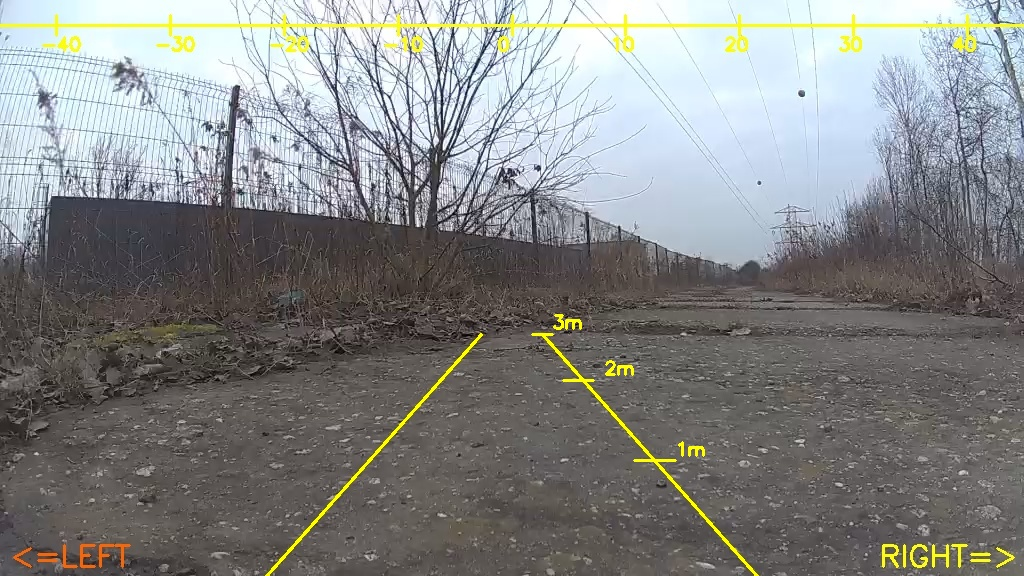
#> input picture augmented_test_front.jpg, 1024 x 576 px
$ python -i obstacle.py   (imports and definitions only)
#> lines starting #> are read from the running program, lines starting #| are printed output that depends on the picture; after the words box and inside, x2 and y2 are one past the last pixel; in counts of white or black regions, pixels touching at a corner belong together
import cv2
import numpy as np
import logging
import threading
from collections import deque
from typing import List, Tuple, Optional, Dict, Set

logger = logging.getLogger(__name__)

class ObstacleDetector:
    """
    Vision-based obstacle detection and navigation assistance system.

    Features:
    - Vertical edge detection for obstacle identification.
    - Dynamic safety thresholds for different movement modes.
    - "Precision Mode" for aligning with narrow gaps/doors.
    - Continuous safety history to prevent flickering/hysteresis.
    """

    def __init__(self, width: int = 640, height: int = 480):
        self.width = width
        self.height = height

        # Detection Thresholds
        # Y-coordinate thresholds (0=top, 480=bottom)
        self.obstacle_threshold_y = 420  # Stop when obstacle is very close
        self.center_x_threshold = 310
        self.min_edge_pixels = 200      # Minimum edge pixels to consider valid visual input

        # Hysteresis / Safety History
        self.history_len = 12  # Approx 0.5-1.0s buffer
        self.block_history = deque(maxlen=self.history_len)
        self.lock = threading.Lock()

        # Public State
        self.latest_blockage = {
            'forward': False,
            'left': False,
            'right': False
        }

        # EMA Smoothing for Precision Mode
        self.last_gap_center = None
        self.last_gap_update_time = 0.0
        self.gap_lock_duration = 5.0  # seconds

    def process(self, frame: np.ndarray, precision_mode: bool = False, approach_mode: bool = False) -> Tuple[List[str], Optional[np.ndarray], Dict]:
        """
        Process a video frame to detect obstacles and determine safe navigation actions.

        Args:
            frame (np.ndarray): Input video frame (BGR).
            precision_mode (bool): Whether precision alignment logic is active.
            approach_mode (bool): Whether safety thresholds are relaxed for approach.

        Returns:
            tuple: (
                safe_actions (list): List of allowed actions ['FORWARD', 'LEFT', 'RIGHT', 'BACKWARD'],
                overlay (np.ndarray): Visualization frame,
                metrics (dict): Internal detection metrics
            )
        """
        if frame is None:
            return ["STOP"], None, {}

        # 1. Image Preprocessing & Edge Detection
        edges, total_edge_pixels = self._detect_edges(frame)
        h, w = edges.shape

        # 2. Column Scanning
        edge_points = self._scan_columns(edges, w, h)

        # Visualization Setup
        overlay = frame.copy()
        shapes = frame.copy()
        self._draw_scan_points(overlay, edge_points)

        # 3. Analyze Obstacle Distances
        # Divide view into chunks: Left, Center, Right
        # Center is narrower to focus on immediate path.
        center_width = len(edge_points) // 5
        side_width = (len(edge_points) - center_width) // 2

        c_left = self._get_chunk_average(edge_points[:side_width])
        c_fwd = self._get_chunk_average(edge_points[side_width : side_width + center_width])
        c_right = self._get_chunk_average(edge_points[side_width + center_width:])

        # 4. Check Safety Constraints
        is_blind = total_edge_pixels < self.min_edge_pixels
        instant_blocked, rotation_hint = self._determine_blocked_directions(
            c_left, c_fwd, c_right, is_blind, precision_mode, approach_mode
        )

        # Update Safety History & Public State
        safe_actions = self._update_safety_state(instant_blocked, is_blind, shapes, overlay, w, h)

        # 5. Compute Precision Guidance (if enabled)
        guidance = ""
        if precision_mode:
            guidance = self._compute_precision_guidance(edge_points, c_fwd, w, h, overlay, shapes, precision_mode)

        # Blend Visualization
        alpha = 0.4
        cv2.addWeighted(shapes, alpha, overlay, 1 - alpha, 0, overlay)
        if guidance:
            cv2.putText(overlay, guidance, (10, 90), cv2.FONT_HERSHEY_SIMPLEX, 0.6, (255, 255, 0), 2)

        # Draw Mode Status
        mode_text = "MODE: STANDARD"
        mode_color = (0, 255, 0) # Green

        if approach_mode:
            mode_text = "MODE: APPROACH (SAFETY OFF)"
            mode_color = (0, 0, 255) # Red
        elif precision_mode:
            mode_text = "MODE: PRECISION"
            mode_color = (255, 255, 0) # Cyan

        cv2.putText(overlay, mode_text, (10, 120), cv2.FONT_HERSHEY_SIMPLEX, 0.7, mode_color, 2)

        return safe_actions, overlay, {
            'c_left': c_left,
            'c_fwd': c_fwd,
            'c_right': c_right,
            'edges': total_edge_pixels,
            'guidance': guidance,
            'rotation_hint': rotation_hint
        }

    def _detect_edges(self, frame):
        """Apply filters and Canny edge detection."""
        filtered = cv2.bilateralFilter(frame, 9, 75, 75)
        edges = cv2.Canny(filtered, 50, 150)
        total_pixels = np.count_nonzero(edges)
        return edges, total_pixels

    def _scan_columns(self, edges, w, h, step=5):
        """Scan columns to find the lowest (closest) edge pixel."""
        edge_points = []
        for x in range(0, w, step):
            detected_y = 0
            # Scan bottom-up
            for y in range(h - 1, -1, -1):
                if edges[y, x] == 255:
                    detected_y = y
                    break
            edge_points.append((x, detected_y))
        return edge_points

    def _draw_scan_points(self, overlay, edge_points):
        """Draw detected obstacles on the overlay."""
        for x, y in edge_points:
            if y > 0:
                cv2.circle(overlay, (x, y), 2, (0, 0, 255), -1)

    def _get_chunk_average(self, chunk, top_n=10):
        """
        Calculate average Y-position of the closest points in a chunk.
        Robust against single-pixel noise.
        """
        if not chunk:
            return 0
        ys = sorted([p[1] for p in chunk], reverse=True)  # Descending (Closest first)
        top_values = ys[:top_n]
        if not top_values:
            return 0
        return sum(top_values) / len(top_values)

    def _determine_blocked_directions(self, c_left, c_fwd, c_right, is_blind, precision_mode, approach_mode):
        """Determine which directions are unsafe based on thresholds."""
        blocked = set()
        rotation_hint = None

        threshold = self.obstacle_threshold_y
        if precision_mode:
             threshold += 30

        # In Approach Mode, we allow obstacles to come VERY close (bottom of screen)
        if approach_mode:
             threshold = 470 # Almost 480 (bottom)

        side_threshold = threshold + 50

        if is_blind:
            blocked.add("FORWARD")
        else:
            if precision_mode:
                 if c_fwd > 460:
                     blocked.add("FORWARD")
                     # Provide rotation hint based on clearance
                     if c_left < c_right:
                         rotation_hint = "ROTATE LEFT to align"
                     elif c_right < c_left:
                         rotation_hint = "ROTATE RIGHT to align"

            elif approach_mode:
                # APPROACH MODE: DISABLE FORWARD SAFETY
                # We want to touch objects. Only check sides.
                pass

            else:
                 if c_fwd > threshold:
                     blocked.add("FORWARD")
                 if c_left > side_threshold:
                     blocked.add("LEFT")
                 if c_right > side_threshold:
                     blocked.add("RIGHT")

        return blocked, rotation_hint

    def _update_safety_state(self, instant_blocked, is_blind, shapes, overlay, w, h):
        """
        Update shared history buffer and determine final safe actions.
        Draws safety indicators on the overlay.
        """
        with self.lock:
            self.block_history.append(instant_blocked)

            # Combine history to filter noise
            persistent_blocked = set()
            for b_set in self.block_history:
                persistent_blocked.update(b_set)

            # Update public state
            self.latest_blockage = {
                'forward': "FORWARD" in persistent_blocked,
                'left': "LEFT" in persistent_blocked,
                'right': "RIGHT" in persistent_blocked
            }

        safe_actions = ["BACKWARD"] # Backward is mostly always safe (blind)

        # Visualize Blockages
        cx = w // 2
        cy = h // 2

        if is_blind:
            cv2.rectangle(shapes, (int(w*0.2), int(h*0.2)), (int(w*0.8), int(h*0.8)), (0, 0, 255), -1)
            cv2.putText(overlay, "BLOCKED (NO VISUALS)", (int(w*0.3), cy), cv2.FONT_HERSHEY_SIMPLEX, 0.7, (255, 255, 255), 2)
        else:
            if "FORWARD" in persistent_blocked:
                cv2.rectangle(shapes, (int(w*0.33), cy), (int(w*0.66), h), (0, 0, 255), -1)
            else:
                safe_actions.append("FORWARD")
                # Draw Safe Zone
                pts = np.array([[int(w*0.3), h], [int(w*0.7), h], [int(w*0.6), int(h*0.4)], [int(w*0.4), int(h*0.4)]], np.int32)
                cv2.fillPoly(shapes, [pts], (0, 255, 0))
                cv2.putText(overlay, "FWD OK", (int(w*0.45), int(h*0.8)), cv2.FONT_HERSHEY_SIMPLEX, 0.5, (0, 0, 0), 2)

            if "LEFT" in persistent_blocked:
                cv2.rectangle(shapes, (0, cy), (int(w*0.33), h), (0, 0, 255), -1)
            else:
                safe_actions.append("LEFT")

            if "RIGHT" in persistent_blocked:
                cv2.rectangle(shapes, (int(w*0.66), cy), (w, h), (0, 0, 255), -1)
            else:
                safe_actions.append("RIGHT")

        return safe_actions

    # [101 lines left out: function _compute_precision_guidance, not called in this run]

>>> import cv2
>>> picture = cv2.imread('../../../augmented_test_front.jpg')
#> picture is the input picture: shape (576, 1024, 3); mean B, G, R 132.7, 134, 132.4
>>> result = ObstacleDetector().process(picture)
#> in _detect_edges, `edges = cv2.Canny(filtered, 50, 150)`:
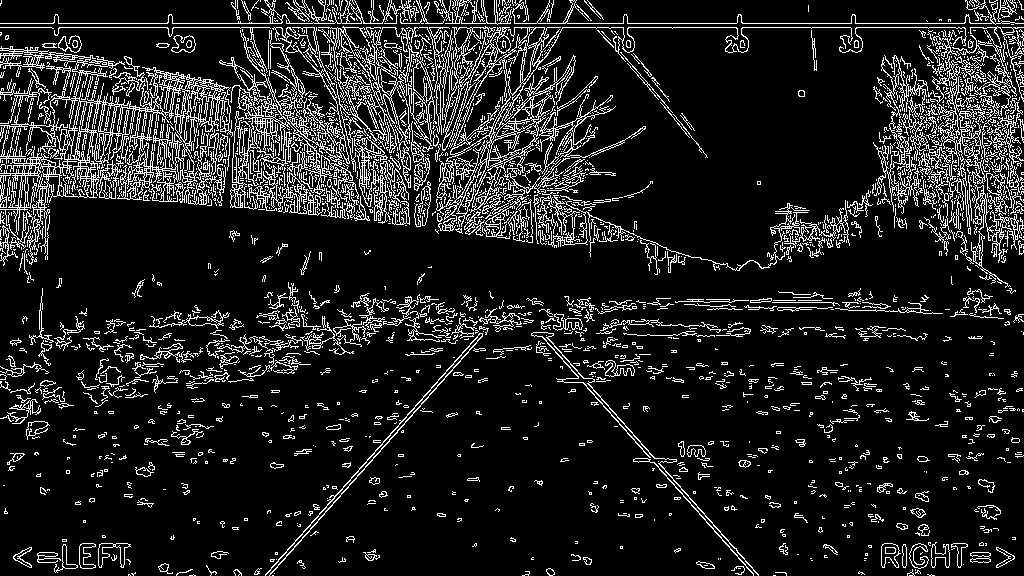
#> edges: shape (576, 1024); 12.4% white in thin lines or dots
#> in _detect_edges, `total_pixels = np.count_nonzero(edges)`: total_pixels = 73283
#> in process, `edge_points = self._scan_columns(edges, w, h)`: edge_points = 205 pairs, first value 0 to 1020, second value 352 to 575
#> the loop in _draw_scan_points, `for x, y in edge_points:` made 205 passes
#> (x, y) on passes 1 to 3: (0, 418), (5, 513), (10, 470)
#> after the loop in _draw_scan_points, `for x, y in edge_points:`:
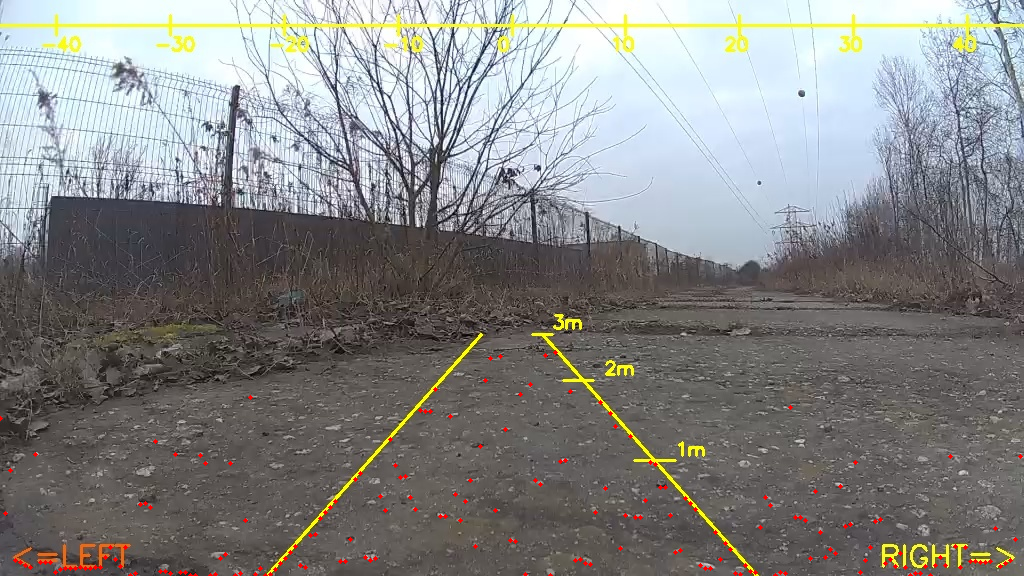
#> overlay: shape (576, 1024, 3); 0.44% of pixels changed, all inside (x1, y1, x2, y2) = (0, 350, 1023, 576)
#> in process, `center_width = len(edge_points) // 5`: center_width = 41
#> in process, `side_width = (len(edge_points) - center_width) // 2`: side_width = 82
#> in _get_chunk_average, `ys = sorted([p[1] for p in chunk], reverse=True)`: ys = 82 values, max 575 at index 0, min 397 at index 81, mean 536.5
#> in _get_chunk_average, `top_values = ys[:top_n]`: top_values = [575, 575, 575, 575, 575, 575, 574, 574, 574, 573]
#> in process, `c_left = self._get_chunk_average(edge_points[:side_width])`: c_left = 574.5
#> in process, `c_fwd = self._get_chunk_average(edge_points[side_width : side_width + ..`: c_fwd = 554.2
#> in process, `c_right = self._get_chunk_average(edge_points[side_width + center_widt..`: c_right = 573.5
#> in process, `is_blind = total_edge_pixels < self.min_edge_pixels`: is_blind = False
#> in process, `instant_blocked, rotation_hint = self._determine_blocked_directions( c..`: instant_blocked = 3 items
#> in _update_safety_state, `cv2.rectangle(shapes, (int(w*0.66), cy), (w, h), (0, 0, 255), -1)`:
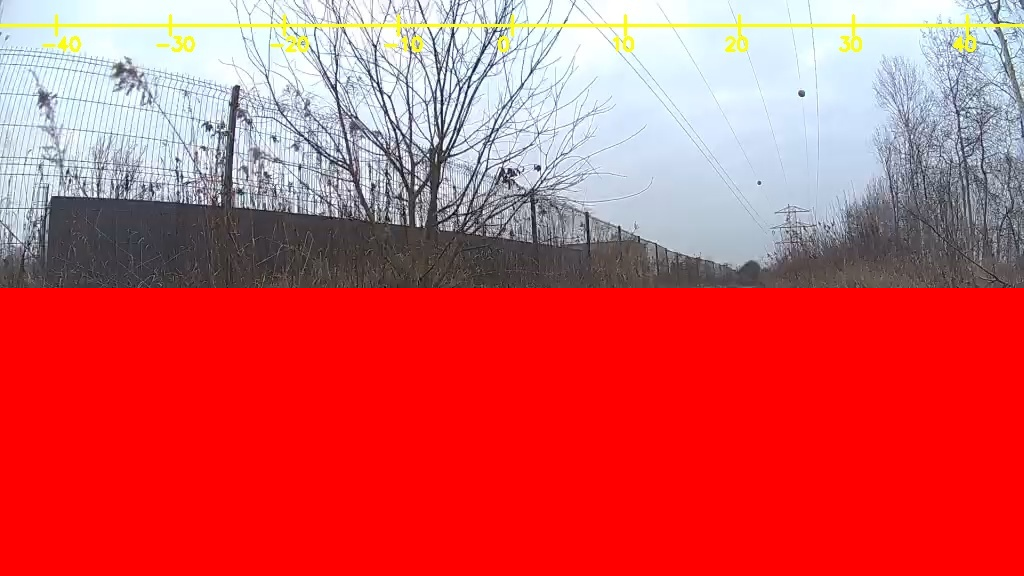
#> shapes: shape (576, 1024, 3); mean B, G, R 90.5, 88.3, 211.6
#> in process, `safe_actions = self._update_safety_state(instant_blocked, is_blind, sh..`: safe_actions = ['BACKWARD']
#> in process, `cv2.addWeighted(shapes, alpha, overlay, 1 - alpha, 0, overlay)`:
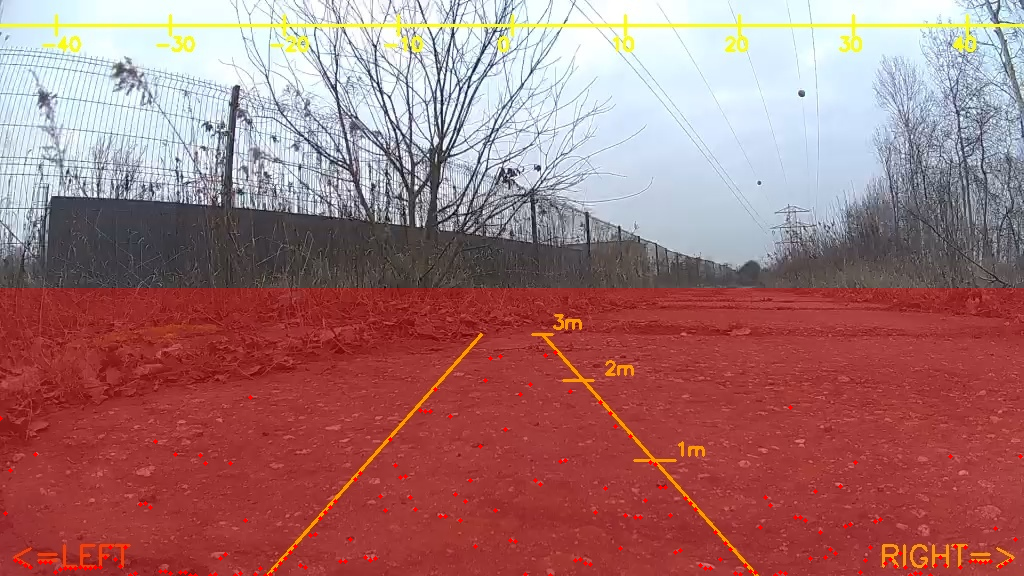
#> overlay: shape (576, 1024, 3); mean B, G, R 115.6, 115.4, 164.4
#> in process, `cv2.putText(overlay, mode_text, (10, 120), cv2.FONT_HERSHEY_SIMPLEX, 0..`:
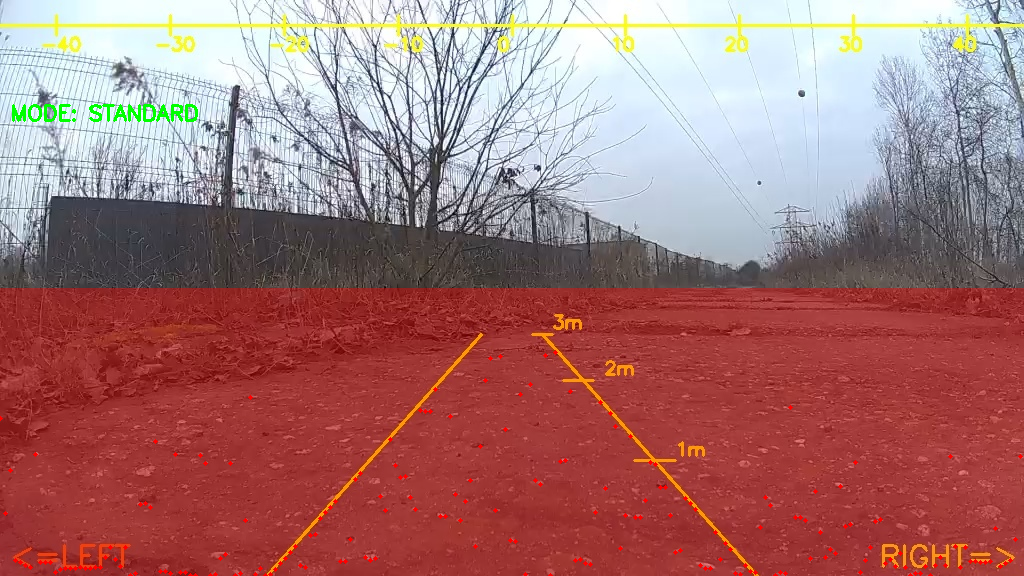
#> overlay: shape (576, 1024, 3); 0.26% of pixels changed, all inside (x1, y1, x2, y2) = (12, 104, 198, 122)
